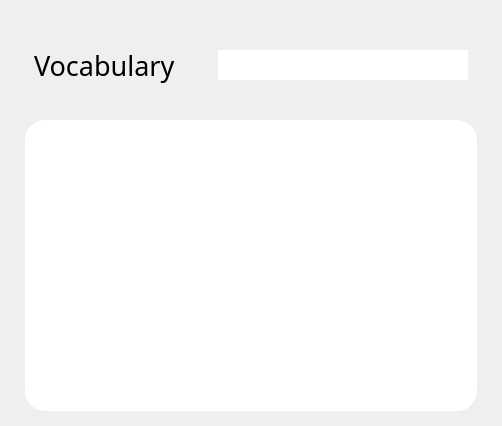
<?xml version="1.0" encoding="UTF-8"?>
<ui version="4.0">
 <class>Form</class>
 <widget class="QWidget" name="Form">
  <property name="geometry">
   <rect>
    <x>0</x>
    <y>0</y>
    <width>502</width>
    <height>426</height>
   </rect>
  </property>
  <property name="windowTitle">
   <string>Form</string>
  </property>
  <layout class="QVBoxLayout" name="verticalLayout">
   <property name="spacing">
    <number>5</number>
   </property>
   <property name="leftMargin">
    <number>25</number>
   </property>
   <property name="topMargin">
    <number>15</number>
   </property>
   <property name="rightMargin">
    <number>25</number>
   </property>
   <property name="bottomMargin">
    <number>15</number>
   </property>
   <item>
    <widget class="QWidget" name="widget" native="true">
     <property name="minimumSize">
      <size>
       <width>0</width>
       <height>100</height>
      </size>
     </property>
     <layout class="QHBoxLayout" name="horizontalLayout">
      <item>
       <widget class="QLabel" name="label">
        <property name="minimumSize">
         <size>
          <width>0</width>
          <height>10</height>
         </size>
        </property>
        <property name="maximumSize">
         <size>
          <width>16777215</width>
          <height>88</height>
         </size>
        </property>
        <property name="font">
         <font>
          <family>Poppins</family>
          <pointsize>20</pointsize>
         </font>
        </property>
        <property name="text">
         <string>Vocabulary</string>
        </property>
       </widget>
      </item>
      <item>
       <widget class="QLineEdit" name="lineEdit">
        <property name="sizePolicy">
         <sizepolicy hsizetype="Fixed" vsizetype="Fixed">
          <horstretch>0</horstretch>
          <verstretch>0</verstretch>
         </sizepolicy>
        </property>
        <property name="minimumSize">
         <size>
          <width>250</width>
          <height>0</height>
         </size>
        </property>
        <property name="maximumSize">
         <size>
          <width>16777215</width>
          <height>30</height>
         </size>
        </property>
        <property name="styleSheet">
         <string notr="true">#lineEdit { 
	background-color: rgb(255, 255, 255);
	border: none;
}</string>
        </property>
       </widget>
      </item>
     </layout>
    </widget>
   </item>
   <item>
    <widget class="QListWidget" name="listWidget">
     <property name="styleSheet">
      <string notr="true">#listWidget { 
	padding: 20px;
	background-color: rgb(255, 255, 255);
	border: none;
	border-radius: 20px;
}</string>
     </property>
    </widget>
   </item>
  </layout>
 </widget>
 <resources/>
 <connections/>
</ui>
